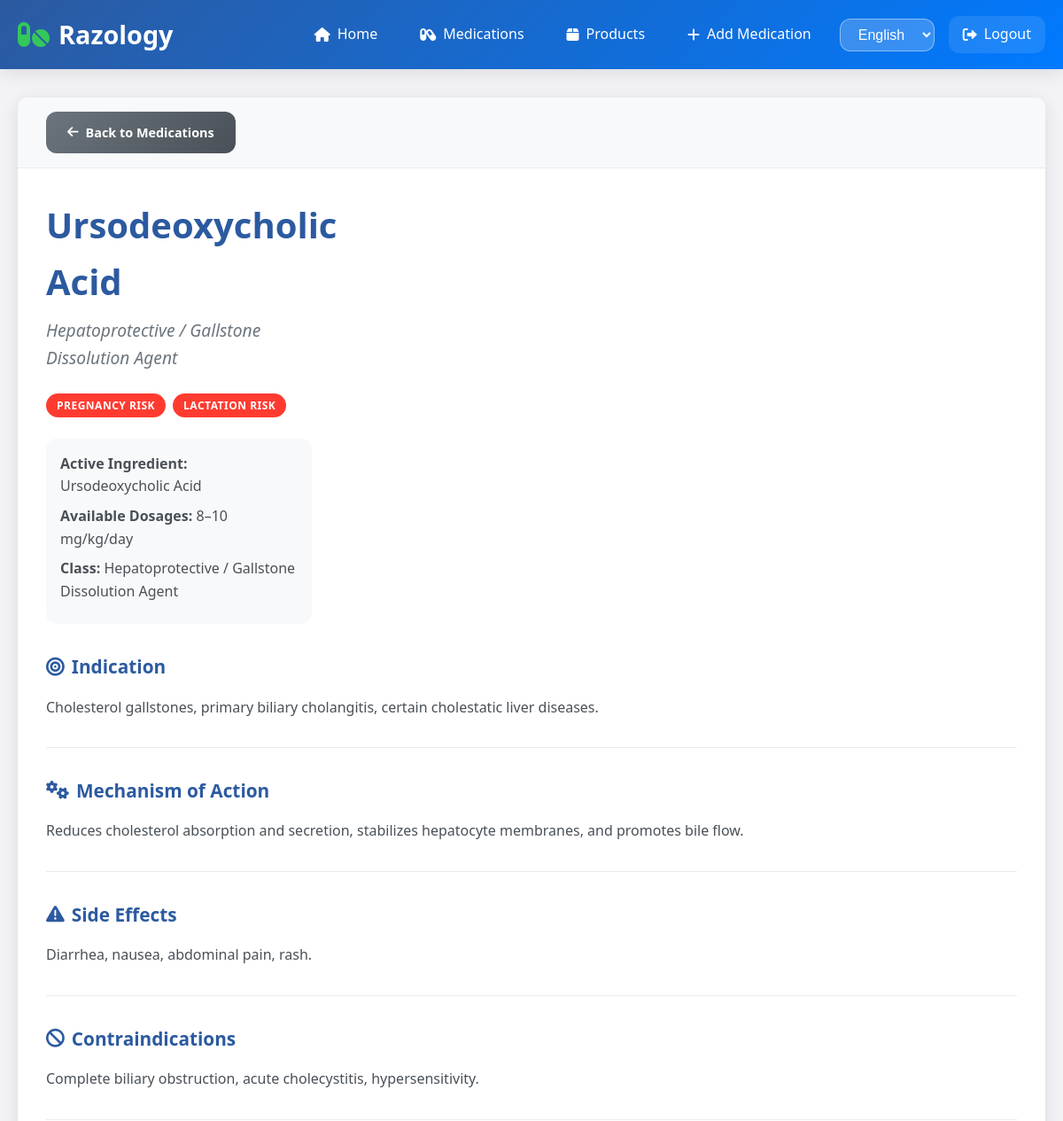
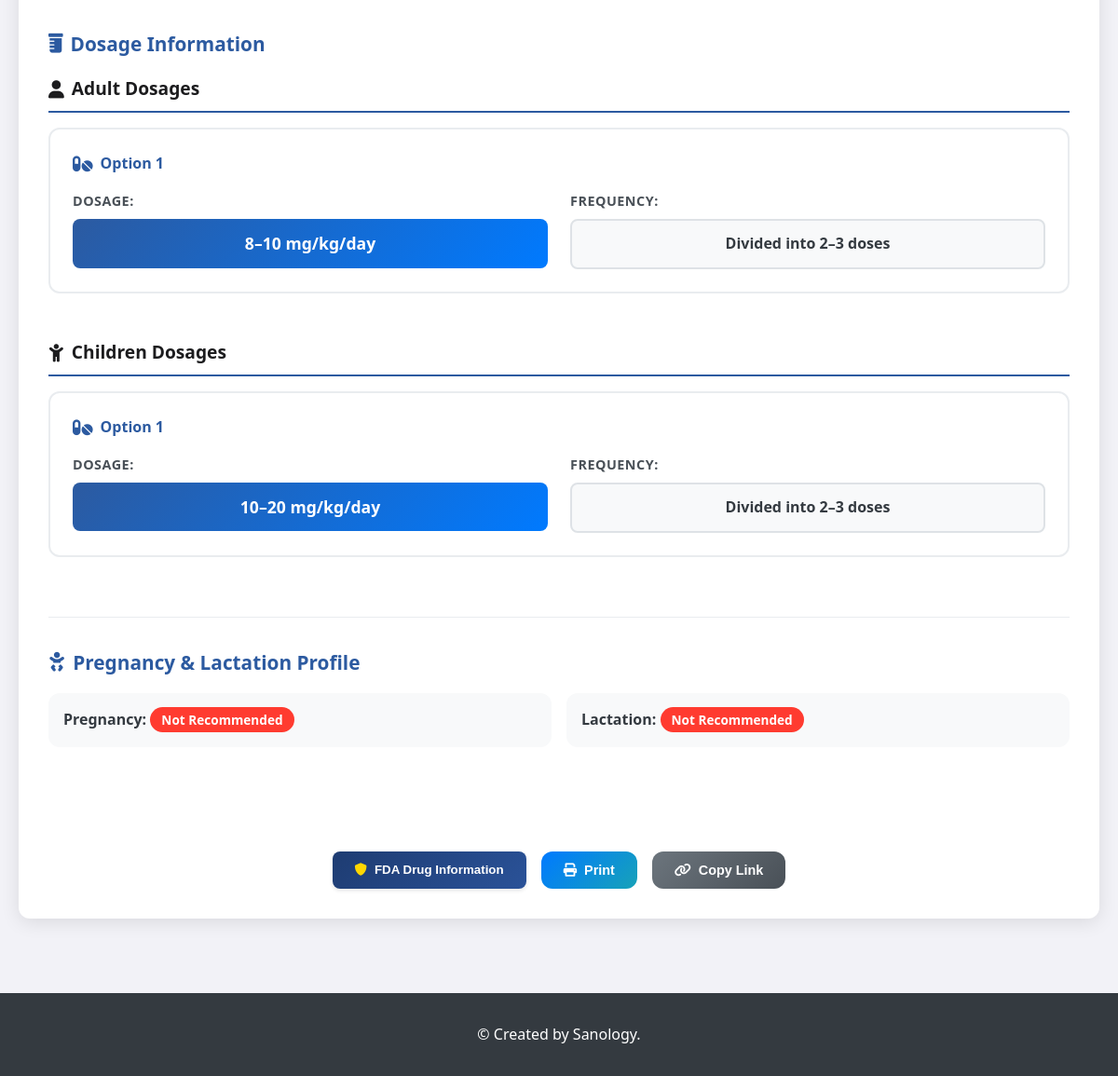
The app's page /medication-detail.php?active_ingredient=Ursodeoxycholic+Acid (signed in) with its own data (2 pictures, top to bottom).
### tables this page shows
CREATE TABLE `medications` (
  `id` int NOT NULL AUTO_INCREMENT,
  `class` varchar(255) NOT NULL,
  `active_ingredient` varchar(255) DEFAULT NULL,
  `mechanism_of_action` text,
  `indication` text,
  `side_effects` text,
  `contraindication` text,
  `pregnancy_safe` tinyint(1) DEFAULT '0',
  `lactation_safe` tinyint(1) DEFAULT '0',
  `dosage` varchar(255) DEFAULT NULL,
  `dose_frequency` varchar(255) DEFAULT NULL,
  `created_at` timestamp NULL DEFAULT CURRENT_TIMESTAMP,
  `updated_at` timestamp NULL DEFAULT CURRENT_TIMESTAMP ON UPDATE CURRENT_TIMESTAMP,
  `adult_dosage_1` text,
  `adult_frequency_1` text,
  `adult_dosage_2` text,
  `adult_frequency_2` text,
  `children_dosage_1` text,
  `children_frequency_1` text,
  `children_dosage_2` text,
  `children_frequency_2` text,
  PRIMARY KEY (`id`)
);

### includes/language-functions.php (called while the page is built, shortened)
<?php
function getCurrentLanguage() {
    return $_SESSION['language'] ?? DEFAULT_LANGUAGE;
}
function loadLanguageFile($lang = null) {
    if ($lang === null) {
        $lang = getCurrentLanguage();
    }
    $filePath = __DIR__ . '/lang-' . $lang . '.php';
    return include $filePath;
}
function t($key, $default = '') {
    static $translations = null;
    if ($translations === null) {
        $translations = loadLanguageFile();
    }
    $keys = explode('.', $key);
    $value = $translations;
    foreach ($keys as $k) {
        if (is_array($value) && isset($value[$k])) {
            $value = $value[$k];
        } else {
            return $default ?: $key;
        }
    }
    return $value ?: ($default ?: $key);
}
function getLanguageDisplayName($lang) {
    $names = [
        'en' => 'English',
        'ckb' => 'Sorani',
        'ar' => 'Arabic'
    ];
    return $names[$lang] ?? $lang;
}
function isRTL() {
    $rtlLanguages = ['ar', 'ckb'];
    return in_array(getCurrentLanguage(), $rtlLanguages);
}
function getTextDirection() {
    return isRTL() ? 'rtl' : 'ltr';
}
function getHtmlLang() {
    $lang = getCurrentLanguage();
    $langMap = [
        'en' => 'en',
        'ckb' => 'ckb',
        'ar' => 'ar'
    ];
    return $langMap[$lang] ?? 'en';
}
?>

### includes/database.php (called while the page is built, shortened)
<?php
class Medication {
    private $conn;
    private $table = 'medications';
    public function __construct($db) {
        $this->conn = $db;
    }
    public function getByActiveIngredientName($active_ingredient) {
        $query = "SELECT * FROM " . $this->table . " WHERE active_ingredient = :active_ingredient";
        $stmt = $this->conn->prepare($query);
        $stmt->bindParam(':active_ingredient', $active_ingredient);
        $stmt->execute();
        return $stmt->fetch(PDO::FETCH_ASSOC);
    }
}
?>

### medication-detail.php (the view, shortened to what this page needs)
<?php
require_once 'includes/database.php';
require_once 'includes/language-functions.php';
$database = new Database();
$db = $database->connect();
$medication = new Medication($db);
$id = $_GET['id'] ?? null;
$active_ingredient = $_GET['active_ingredient'] ?? null;
$med = null;
if ($id) {
    $med = $medication->getById($id);
} elseif ($active_ingredient) {
    $med = $medication->getByActiveIngredientName($active_ingredient);
}
?>
<!DOCTYPE html>
<html lang="<?php echo getHtmlLang(); ?>" dir="<?php echo getTextDirection(); ?>">
<head>
    <link href="https://cdnjs.cloudflare.com/ajax/libs/font-awesome/6.0.0/css/all.min.css" rel="stylesheet">
    <link href="css/style.css" rel="stylesheet">
</head>
<body>
    <header class="header">
        <div class="container">
            <div class="header-content">
                <div class="logo">
                    <i class="fas fa-pills"></i>
                    <h1>Razology</h1>
                </div>
                <nav class="nav">
                    <a href="index.php" class="nav-link">
                        <i class="fas fa-home"></i> <?php echo t('header.home', 'Home'); ?>
                    </a>
                    <a href="medications.php" class="nav-link">
                        <i class="fas fa-capsules"></i> <?php echo t('header.medications', 'Medications'); ?>
                    </a>
                    <a href="products.php" class="nav-link">
                        <i class="fas fa-box"></i> <?php echo t('header.products', 'Products'); ?>
                    </a>
                    <a href="add-medication.php" class="nav-link">
                        <i class="fas fa-plus"></i> <?php echo t('header.addMedication', 'Add Medication'); ?>
                    </a>
                    <div class="nav-language-selector">
                        <select id="languageSelector" class="language-select" onchange="changeLanguage(this.value)">
                            <?php foreach (SUPPORTED_LANGUAGES as $lang): ?>
                                <option value="<?php echo $lang; ?>" <?php echo getCurrentLanguage() === $lang ? 'selected' : ''; ?>>
                                    <?php echo getLanguageDisplayName($lang); ?>
                                </option>
                            <?php endforeach; ?>
                        </select>
                    </div>
                    <a href="logout.php" class="nav-link logout-link">
                        <i class="fas fa-sign-out-alt"></i> <?php echo t('header.logout', 'Logout'); ?>
                    </a>
                </nav>
            </div>
        </div>
    </header>
    <main class="main">
        <div class="container">
            <div class="medication-detail">
                <div class="detail-header">
                    <a href="medications.php" class="btn btn-secondary">
                        <i class="fas fa-arrow-left"></i> <?php echo t('common.backToMedications', 'Back to Medications'); ?>
                    </a>
                </div>
                <div class="detail-content">
                    <div class="detail-info-section">
                        <h1 class="detail-title"><?php echo htmlspecialchars($med['active_ingredient']); ?></h1>
                        <p class="detail-class"><?php echo htmlspecialchars($med['class']); ?></p>
                        <div class="detail-badges">
                            <?php if ($med['pregnancy_safe']): ?>
                                <span class="badge badge-success"><?php echo t('medication.pregnancySafe', 'Pregnancy Safe'); ?></span>
                            <?php else: ?>
                                <span class="badge badge-danger"><?php echo t('medication.pregnancyRisk', 'Pregnancy Risk'); ?></span>
                            <?php endif; ?>
                            <?php if ($med['lactation_safe']): ?>
                                <span class="badge badge-success"><?php echo t('medication.lactationSafe', 'Lactation Safe'); ?></span>
                            <?php else: ?>
                                <span class="badge badge-danger"><?php echo t('medication.lactationRisk', 'Lactation Risk'); ?></span>
                            <?php endif; ?>
                        </div>
                        <div class="detail-quick-info">
                            <div class="quick-info-item">
                                <strong><?php echo t('medication.activeIngredient', 'Active Ingredient'); ?>:</strong> <?php echo htmlspecialchars($med['active_ingredient']); ?>
                            </div>
                            <div class="quick-info-item">
                                <strong><?php echo t('medication.availableDosages', 'Available Dosages'); ?>:</strong>
                                <?php
                                if (!empty($med['dosage'])) {
                                    $dosages = explode('|', $med['dosage']);
                                    echo htmlspecialchars(implode(', ', array_filter($dosages)));
                                } else {
                                    echo t('common.notSpecified', 'Not specified');
                                }
                                ?>
                            </div>
                            <div class="quick-info-item">
                                <strong><?php echo t('common.class', 'Class'); ?>:</strong> <?php echo htmlspecialchars($med['class']); ?>
                            </div>
                        </div>
                    </div>
                </div>
                <div class="detail-sections">
                    <div class="detail-section">
                        <h3><i class="fas fa-bullseye"></i> <?php echo t('medication.indication', 'Indication'); ?></h3>
                        <p><?php echo nl2br(htmlspecialchars($med['indication'])); ?></p>
                    </div>
                    <div class="detail-section">
                        <h3><i class="fas fa-cogs"></i> <?php echo t('medication.mechanismOfAction', 'Mechanism of Action'); ?></h3>
                        <p><?php echo nl2br(htmlspecialchars($med['mechanism_of_action'])); ?></p>
                    </div>
                    <div class="detail-section">
                        <h3><i class="fas fa-exclamation-triangle"></i> <?php echo t('medication.sideEffects', 'Side Effects'); ?></h3>
                        <p><?php echo nl2br(htmlspecialchars($med['side_effects'])); ?></p>
                    </div>
                    <div class="detail-section">
                        <h3><i class="fas fa-ban"></i> <?php echo t('medication.contraindications', 'Contraindications'); ?></h3>
                        <p><?php echo nl2br(htmlspecialchars($med['contraindication'])); ?></p>
                    </div>
                    <div class="detail-section">
                        <h3><i class="fas fa-prescription-bottle"></i> <?php echo t('medication.dosageInformation', 'Dosage Information'); ?></h3>
                        <div class="dosage-options-container">
                            <?php if (!empty($med['adult_dosage_1']) && !empty($med['adult_frequency_1'])): ?>
                                <div class="dosage-category-section">
                                    <h4><i class="fas fa-user"></i> <?php echo t('medication.adultDosages', 'Adult Dosages'); ?></h4>
                                    <div class="dosage-option-detail">
                                        <div class="option-number">
                                            <i class="fas fa-pills"></i>
                                            <strong><?php echo t('common.option1', 'Option 1'); ?></strong>
                                        </div>
                                        <div class="dosage-info-grid">
                                            <div class="dosage-info-item">
                                                <label><?php echo t('medication.dosage', 'Dosage'); ?>:</label>
                                                <span class="dosage-amount"><?php echo htmlspecialchars($med['adult_dosage_1']); ?></span>
                                            </div>
                                            <div class="dosage-info-item">
                                                <label><?php echo t('medication.frequency', 'Frequency'); ?>:</label>
                                                <span class="dosage-frequency"><?php echo htmlspecialchars($med['adult_frequency_1']); ?></span>
                                            </div>
                                        </div>
                                    </div>
                                </div>
                            <?php endif; ?>
                            <?php if (!empty($med['children_dosage_1']) && !empty($med['children_frequency_1'])): ?>
                                <div class="dosage-category-section">
                                    <h4><i class="fas fa-child"></i> <?php echo t('medication.childrenDosages', 'Children Dosages'); ?></h4>
                                    <div class="dosage-option-detail">
                                        <div class="option-number">
                                            <i class="fas fa-pills"></i>
                                            <strong><?php echo t('common.option1', 'Option 1'); ?></strong>
                                        </div>
                                        <div class="dosage-info-grid">
                                            <div class="dosage-info-item">
                                                <label><?php echo t('medication.dosage', 'Dosage'); ?>:</label>
                                                <span class="dosage-amount"><?php echo htmlspecialchars($med['children_dosage_1']); ?></span>
                                            </div>
                                            <div class="dosage-info-item">
                                                <label><?php echo t('medication.frequency', 'Frequency'); ?>:</label>
                                                <span class="dosage-frequency"><?php echo htmlspecialchars($med['children_frequency_1']); ?></span>
                                            </div>
                                        </div>
                                    </div>
                                </div>
                            <?php endif; ?>
                        </div>
                    </div>
                    <div class="detail-section">
                        <h3><i class="fas fa-baby"></i> <?php echo t('medication.pregnancyLactation', 'Pregnancy & Lactation Profile'); ?></h3>
                        <div class="pregnancy-lactation-grid">
                            <div class="pregnancy-lactation-item">
                                <strong><?php echo t('medication.pregnancy', 'Pregnancy'); ?>:</strong>
                                <span class="safety-status <?php echo $med['pregnancy_safe'] ? 'safe' : 'unsafe'; ?>">
                                    <?php echo $med['pregnancy_safe'] ? t('medication.safe', 'Safe') : t('medication.notRecommended', 'Not Recommended'); ?>
                                </span>
                            </div>
                            <div class="pregnancy-lactation-item">
                                <strong><?php echo t('medication.lactation', 'Lactation'); ?>:</strong>
                                <span class="safety-status <?php echo $med['lactation_safe'] ? 'safe' : 'unsafe'; ?>">
                                    <?php echo $med['lactation_safe'] ? t('medication.safe', 'Safe') : t('medication.notRecommended', 'Not Recommended'); ?>
                                </span>
                            </div>
                        </div>
                    </div>
                </div>
                <div class="detail-actions">
                    <button onclick="openFDALookup('<?php echo htmlspecialchars($med['active_ingredient']); ?>')" class="btn-fda" title="Get official FDA information for <?php echo htmlspecialchars($med['active_ingredient']); ?>">
                        <i class="fas fa-shield-alt"></i> <?php echo t('common.fdaDrugInfo', 'FDA Drug Information'); ?>
                    </button>
                    <button onclick="printPage()" class="btn btn-info">
                        <i class="fas fa-print"></i> <?php echo t('common.print', 'Print'); ?>
                    </button>
                    <button onclick="copyToClipboard(window.location.href)" class="btn btn-secondary">
                        <i class="fas fa-link"></i> <?php echo t('common.copyLink', 'Copy Link'); ?>
                    </button>
                </div>
            </div>
        </div>
    </main>
    <footer class="footer">
        <div class="container">
            <p>&copy; Created by Sanology.</p>
        </div>
    </footer>
</body>
</html>

### records on screen
medications: active_ingredient "Ursodeoxycholic Acid", class "Hepatoprotective / Gallstone Dissolution Agent", dosage "8–10 mg/kg/day", indication "Cholesterol gallstones, primary biliary cholangitis, certain cholestatic liver diseases.", mechanism_of_action "Reduces cholesterol absorption and secretion, stabilizes hepatocyte membranes, and promotes bile flow.", side_effects "Diarrhea, nausea, abdominal pain, rash.", contraindication "Complete biliary obstruction, acute cholecystitis, hypersensitivity.", adult_dosage_1 "8–10 mg/kg/day", adult_frequency_1 "Divided into 2–3 doses", children_dosage_1 "10–20 mg/kg/day", children_frequency_1 "Divided into 2–3 doses"

### other values on screen
t('header.home', 'Home') "Home"
t('header.medications', 'Medications') "Medications"
t('header.products', 'Products') "Products"
t('header.addMedication', 'Add Medication') "Add Medication"
t('header.logout', 'Logout') "Logout"
t('common.backToMedications', 'Back to Medications') "Back to Medications"
t('medication.pregnancyRisk', 'Pregnancy Risk') "PREGNANCY RISK"
t('medication.lactationRisk', 'Lactation Risk') "LACTATION RISK"
t('medication.activeIngredient', 'Active Ingredient') "Active Ingredient"
t('medication.availableDosages', 'Available Dosages') "Available Dosages"
t('common.class', 'Class') "Class"
t('medication.indication', 'Indication') "Indication"
t('medication.mechanismOfAction', 'Mechanism of Action') "Mechanism of Action"
t('medication.sideEffects', 'Side Effects') "Side Effects"
t('medication.contraindications', 'Contraindications') "Contraindications"
